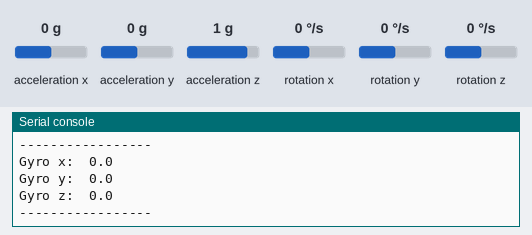
A program run on a simulated Raspberry Pi Pico running MicroPython. Shown: the last lines printed to the serial console. The inputs (shaded band) are chosen by the test bench; at power-on: rotation x 0 °/s, rotation y 0 °/s, rotation z 0 °/s, acceleration x 0 g, acceleration y 0 g, acceleration z 1 g.

Above: at 1.2 s.
1.3 s: rotation x set to -192 °/s
At 1.9 s:
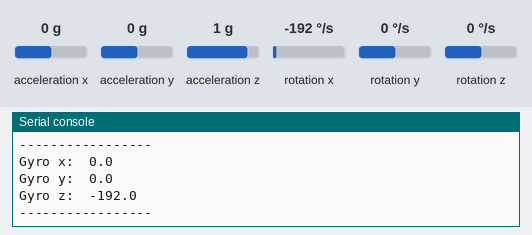
2.8 s: rotation y set to -192 °/s
4.3 s: rotation z set to -192 °/s
At 4.9 s:
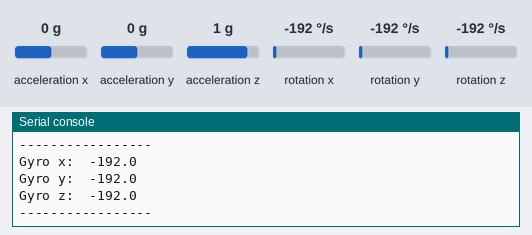

The program:

GyroTest.py
```python
import machine
import time
import MPU6050

# Set up the I2C interface
i2c = machine.I2C(0, sda=machine.Pin(4), scl=machine.Pin(5))

# Set up the MPU6050 class
mpu = MPU6050.MPU6050(i2c)

# wake up the MPU6050 from sleep
mpu.wake()

# continuously print the data
while True:

    gyro = mpu.read_gyro_data()

    accel = mpu.read_accel_data()


    x = gyro[0]
    y = gyro[1]
    z = gyro[2]

    print("Gyro x: ", y)
    print("Gyro y: ", z)
    print("Gyro z: ", x)
    print("-----------------")


    time.sleep(0.5)
```

Measured:
- after the input at 1.3 s, the serial console: prints a new line after 0.21 s (image 1)
- after the input at 4.3 s, the serial console: prints a new line after 0.22 s (image 2)
